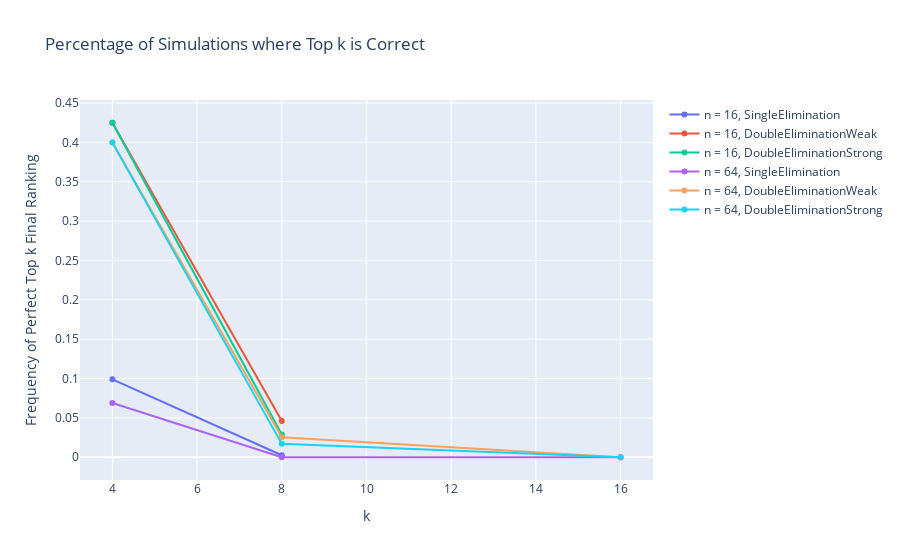

Here is the notebook cell this chart was saved with:
### Code cell
n_values = (16, 64) 
cols = ["SingleElimination", "DoubleEliminationWeak", "DoubleEliminationStrong"]
fig = go.Figure()
for n in n_values:
    slice = df[df["n"] == n]
    slice = slice[slice["k"] > 2]
    for col in cols:
        fig.add_scatter(name = f"n = {n}, {col}", x = slice["k"], y = slice[col], mode = "lines+markers")
fig.update_layout(title = "Percentage of Simulations where Top k is Correct", xaxis_title = "k", yaxis_title = "Frequency of Perfect Top k Final Ranking")
fig.show()

### Figure 1 — Plotly figure (JSON) as saved in the notebook; plotly's stock layout.template omitted (floating-point values rounded to 4 significant figures)
{"data": [{"mode": "lines+markers", "name": "n = 16, SingleElimination", "type": "scatter", "x": [4, 8], "y": [0.099, 0.0025]}, {"mode": "lines+markers", "name": "n = 16, DoubleEliminationWeak", "type": "scatter", "x": [4, 8], "y": [0.425, 0.046]}, {"mode": "lines+markers", "name": "n = 16, DoubleEliminationStrong", "type": "scatter", "x": [4, 8], "y": [0.425, 0.029]}, {"mode": "lines+markers", "name": "n = 64, SingleElimination", "type": "scatter", "x": [4, 8, 16], "y": [0.069, 0, 0]}, {"mode": "lines+markers", "name": "n = 64, DoubleEliminationWeak", "type": "scatter", "x": [4, 8, 16], "y": [0.4, 0.0255, 0]}, {"mode": "lines+markers", "name": "n = 64, DoubleEliminationStrong", "type": "scatter", "x": [4, 8, 16], "y": [0.4, 0.017, 0]}], "layout": {"title": {"text": "Percentage of Simulations where Top k is Correct"}, "xaxis": {"title": {"text": "k"}}, "yaxis": {"title": {"text": "Frequency of Perfect Top k Final Ranking"}}}}
